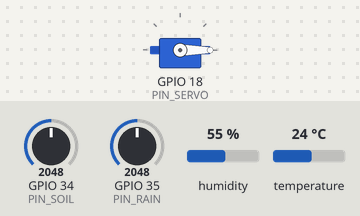
Bench run of a sketch on a simulated ESP32. Parts: servo. The inputs (shaded band) are chosen by the test bench; at power-on: GPIO 34 (PIN_SOIL) = 2048, GPIO 35 (PIN_RAIN) = 2048, humidity 55 %, temperature 24 °C. WiFi joins after 1.5 s; servers stay silent unless stated; web services answer with replies made up by the test bench; what the sketch prints to the serial monitor is not drawn.

Above: at 2.7 s.
2.8 s: GPIO 34 (PIN_SOIL) set to 2795
5.6 s: GPIO 34 (PIN_SOIL) set to 2893
At 7.4 s:
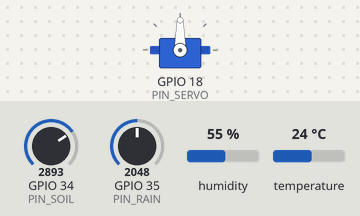
8.4 s: GPIO 35 (PIN_RAIN) set to 1956
At 10.5 s:
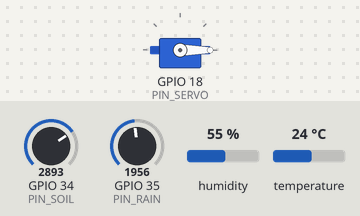
13.5 s: GPIO 35 (PIN_RAIN) set to 2040
At 14.7 s:
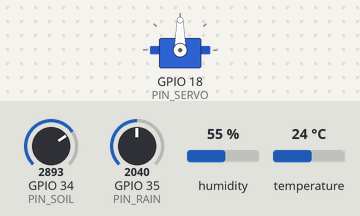
21.7 s: GPIO 35 (PIN_RAIN) set to 1960
At 23.2 s:
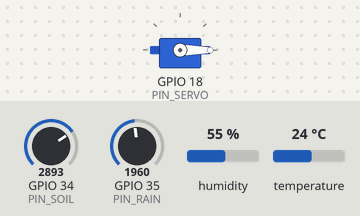
Timing chart, 0 to 24.7 s (numbered marks = the images above; inputs shaded):
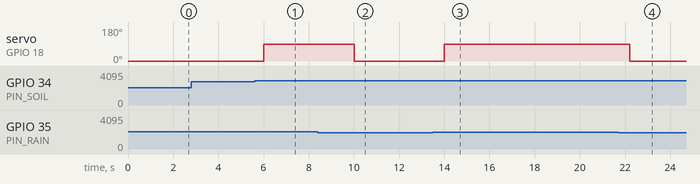

The sketch:

sketch.ino
```cpp
/*
 * Smart Plant Care - ESP32 (VERSI WOKWI)
 * ------------------------------------------------------------
 * Sensor  : Kelembapan tanah (analog), Sensor hujan (analog), DHT22
 * Output  : Servo (katup penyiram), Serial Monitor, ThingSpeak (WiFi)
 *
 * Library yang dibutuhkan (Library Manager):
 *  - DHT sensor library (Adafruit) + Adafruit Unified Sensor
 *  - ESP32Servo (Kevin Harrington)
 */

#include <WiFi.h>
#include <HTTPClient.h>
#include <DHT.h>
#include <ESP32Servo.h>

// ===================== KONFIGURASI =====================
// WiFi & ThingSpeak
const char* WIFI_SSID          = "Wokwi-GUEST";   // WiFi simulasi Wokwi
const char* WIFI_PASS          = "";              // tanpa password
const char* THINGSPEAK_API_KEY = "WI05S6###########";

// Pin (gunakan ADC1 untuk analog karena ADC2 bentrok dengan WiFi)
const int PIN_SOIL  = 34;   // AO sensor kelembapan tanah
const int PIN_RAIN  = 35;   // AO sensor hujan
const int PIN_DHT   = 4;    // DATA DHT22
const int PIN_SERVO = 18;   // Signal servo

// Kalibrasi untuk simulasi (potensiometer 0-4095). Untuk sensor asli, pakai nilai hasil kalibrasi
const int SOIL_DRY = 4095;  // potensiometer di posisi maksimum = tanah kering
const int SOIL_WET = 0;     // potensiometer di posisi minimum = tanah basah

// Ambang batas logika
const int SOIL_THRESHOLD_ON  = 30;   // % -> di bawah ini dianggap kering, mulai siram
const int SOIL_THRESHOLD_OFF = 50;   // % -> di atas ini dianggap cukup basah, stop siram
const int RAIN_THRESHOLD     = 2000; // nilai ADC di bawah ini = hujan

// Posisi servo
const int SERVO_OPEN  = 90;  // katup terbuka (menyiram)
const int SERVO_CLOSE = 0;   // katup tertutup

// Interval waktu (ms)
const unsigned long READ_INTERVAL   = 2000;   // baca sensor tiap 2 detik
const unsigned long UPLOAD_INTERVAL = 20000;  // kirim ke ThingSpeak tiap 20 detik

// ===================== OBJEK & VARIABEL =====================
DHT dht(PIN_DHT, DHT22);
Servo valveServo;

int   soilPercent = 0;
bool  isRaining   = false;
bool  valveOpen   = false;
float temperature = 0;
float humidity    = 0;

unsigned long lastRead   = 0;
unsigned long lastUpload = 0;

// ===================== FUNGSI =====================

// Menyambungkan ke WiFi (dipanggil saat setup dan saat koneksi putus)
void connectWiFi() {
  if (WiFi.status() == WL_CONNECTED) return;

  Serial.print("Menghubungkan ke WiFi");
  WiFi.mode(WIFI_STA);
  WiFi.begin(WIFI_SSID, WIFI_PASS);

  unsigned long start = millis();
  while (WiFi.status() != WL_CONNECTED && millis() - start < 15000) {
    delay(500);
    Serial.print(".");
  }

  if (WiFi.status() == WL_CONNECTED) {
    Serial.print("\nWiFi terhubung, IP: ");
    Serial.println(WiFi.localIP());
  } else {
    Serial.println("\nGagal terhubung WiFi, akan dicoba lagi...");
  }
}

// Membaca semua sensor dan mengubahnya ke satuan yang mudah dibaca
void readSensors() {
  // Sensor tanah: konversi ADC ke persen (0% kering, 100% basah)
  int soilRaw = analogRead(PIN_SOIL);
  soilPercent = map(soilRaw, SOIL_DRY, SOIL_WET, 0, 100);
  soilPercent = constrain(soilPercent, 0, 100);

  // Sensor hujan: nilai ADC kecil berarti permukaan basah
  int rainRaw = analogRead(PIN_RAIN);
  isRaining = (rainRaw < RAIN_THRESHOLD);

  // DHT22: abaikan data jika pembacaan gagal (NaN)
  float t = dht.readTemperature();
  float h = dht.readHumidity();
  if (!isnan(t) && !isnan(h)) {
    temperature = t;
    humidity    = h;
  } else {
    Serial.println("Peringatan: gagal membaca DHT22");
  }
}

// Logika kontrol servo dengan histeresis agar servo tidak bolak-balik
void controlValve() {
  if (!valveOpen && soilPercent < SOIL_THRESHOLD_ON && !isRaining) {
    valveServo.write(SERVO_OPEN);
    valveOpen = true;
  } else if (valveOpen && (soilPercent > SOIL_THRESHOLD_OFF || isRaining)) {
    valveServo.write(SERVO_CLOSE);
    valveOpen = false;
  }
}

// Menampilkan data ke Serial Monitor
void printStatus() {
  Serial.printf("Tanah: %d%% | Hujan: %s | Suhu: %.1f C | Lembap: %.1f%% | Servo: %s | WiFi: %s\n",
                soilPercent,
                isRaining ? "Ya" : "Tidak",
                temperature,
                humidity,
                valveOpen ? "BUKA" : "TUTUP",
                WiFi.status() == WL_CONNECTED ? "OK" : "PUTUS");
}

// Mengirim data ke ThingSpeak lewat HTTP GET
void uploadToThingSpeak() {
  if (WiFi.status() != WL_CONNECTED) return;

  HTTPClient http;
  String url = "http://api.thingspeak.com/update?api_key=" + String(THINGSPEAK_API_KEY) +
               "&field1=" + String(soilPercent) +
               "&field2=" + String(temperature, 1) +
               "&field3=" + String(humidity, 1) +
               "&field4=" + String(isRaining ? 1 : 0) +
               "&field5=" + String(valveOpen ? 1 : 0);

  http.begin(url);
  int code = http.GET();
  if (code > 0) {
    Serial.printf("ThingSpeak: HTTP %d (entry ke-%s)\n", code, http.getString().c_str());
  } else {
    Serial.printf("ThingSpeak gagal: %s\n", http.errorToString(code).c_str());
  }
  http.end();
}

// ===================== SETUP & LOOP =====================
void setup() {
  Serial.begin(115200);
  dht.begin();

  valveServo.attach(PIN_SERVO);
  valveServo.write(SERVO_CLOSE);   // posisi awal: tertutup

  connectWiFi();
  Serial.println("Sistem Smart Plant Care siap.");
}

void loop() {
  unsigned long now = millis();

  // Pastikan WiFi tetap terhubung (reconnect otomatis)
  if (WiFi.status() != WL_CONNECTED) connectWiFi();

  // Baca sensor, kontrol servo, tampilkan status
  if (now - lastRead >= READ_INTERVAL) {
    lastRead = now;
    readSensors();
    controlValve();
    printStatus();
  }

  // Kirim data ke cloud
  if (now - lastUpload >= UPLOAD_INTERVAL) {
    lastUpload = now;
    uploadToThingSpeak();
  }
}
```

Measured:
- the behaviour switches between 2866 and 2867 on GPIO 34 (PIN_SOIL) (found by bisection; images 0 and 1)
- the behaviour switches between 2000 and 1999 on GPIO 35 (PIN_RAIN) (found by bisection; images 1 and 2)
- after the input at 2.8 s, every drawn part: stays the same
- after the input at 5.6 s, servo on GPIO 18 (PIN_SERVO): 0° → 90° after 0.41 s
- after the input at 8.4 s, servo on GPIO 18 (PIN_SERVO): 90° → 0° after 1.6 s
- after the input at 13.5 s, servo on GPIO 18 (PIN_SERVO): 0° → 90° after 0.51 s
- after the input at 21.7 s, servo on GPIO 18 (PIN_SERVO): 90° → 0° after 0.50 s
